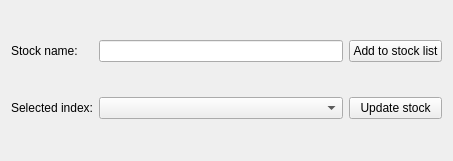
<?xml version="1.0" encoding="UTF-8"?>
<ui version="4.0">
 <class>AddStockWindow</class>
 <widget class="QWidget" name="AddStockWindow">
  <property name="windowModality">
   <enum>Qt::ApplicationModal</enum>
  </property>
  <property name="geometry">
   <rect>
    <x>0</x>
    <y>0</y>
    <width>453</width>
    <height>161</height>
   </rect>
  </property>
  <property name="windowTitle">
   <string>Form</string>
  </property>
  <layout class="QGridLayout" name="gridLayout">
   <item row="2" column="2">
    <widget class="QComboBox" name="selectedIndexComboBox"/>
   </item>
   <item row="0" column="2">
    <widget class="QLineEdit" name="stockNameLineEdit"/>
   </item>
   <item row="0" column="1">
    <widget class="QLabel" name="label">
     <property name="sizePolicy">
      <sizepolicy hsizetype="Fixed" vsizetype="Preferred">
       <horstretch>0</horstretch>
       <verstretch>0</verstretch>
      </sizepolicy>
     </property>
     <property name="text">
      <string>Stock name:</string>
     </property>
    </widget>
   </item>
   <item row="2" column="1">
    <widget class="QLabel" name="label_2">
     <property name="text">
      <string>Selected index:</string>
     </property>
    </widget>
   </item>
   <item row="0" column="3" colspan="3">
    <widget class="QPushButton" name="addToStockListPushButton">
     <property name="text">
      <string>Add to stock list</string>
     </property>
    </widget>
   </item>
   <item row="2" column="3" colspan="3">
    <widget class="QPushButton" name="updateStockPushButton">
     <property name="text">
      <string>Update stock</string>
     </property>
    </widget>
   </item>
  </layout>
 </widget>
 <resources/>
 <connections/>
</ui>
